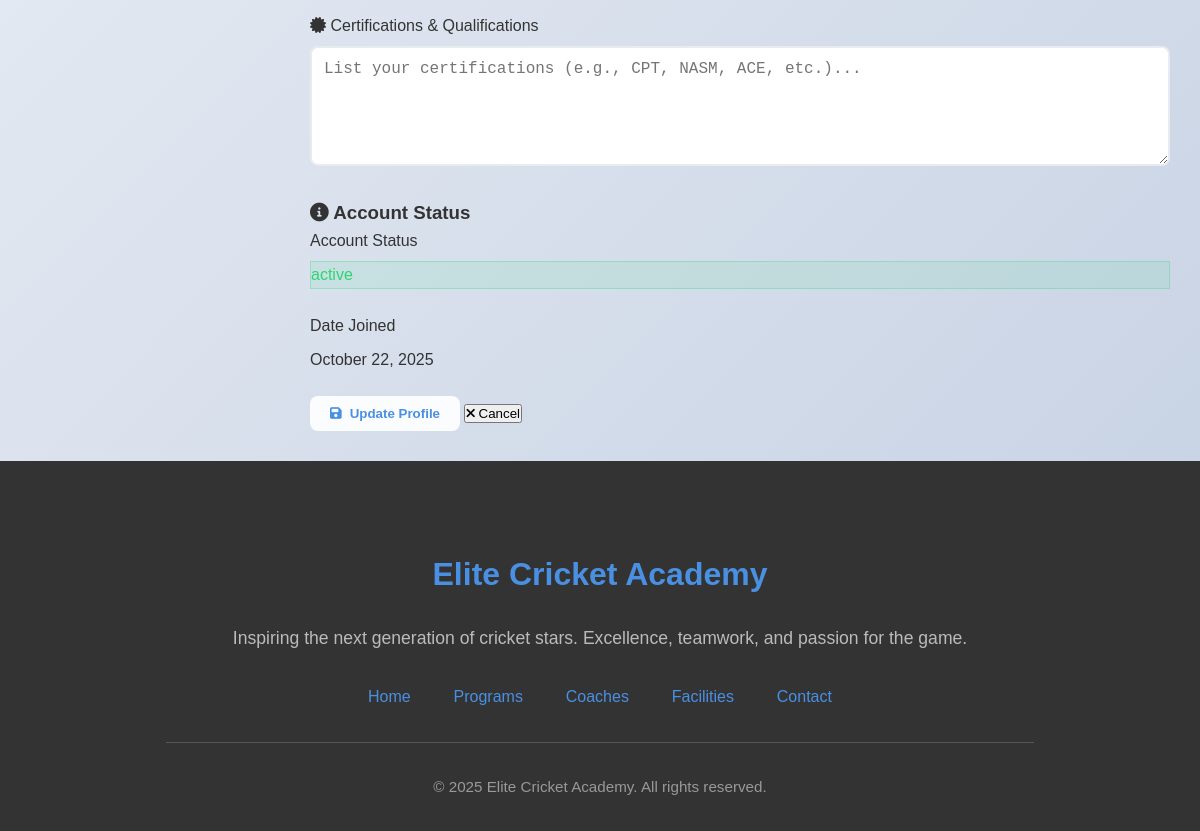
The app's page /trainer/profile (lower part), older data.
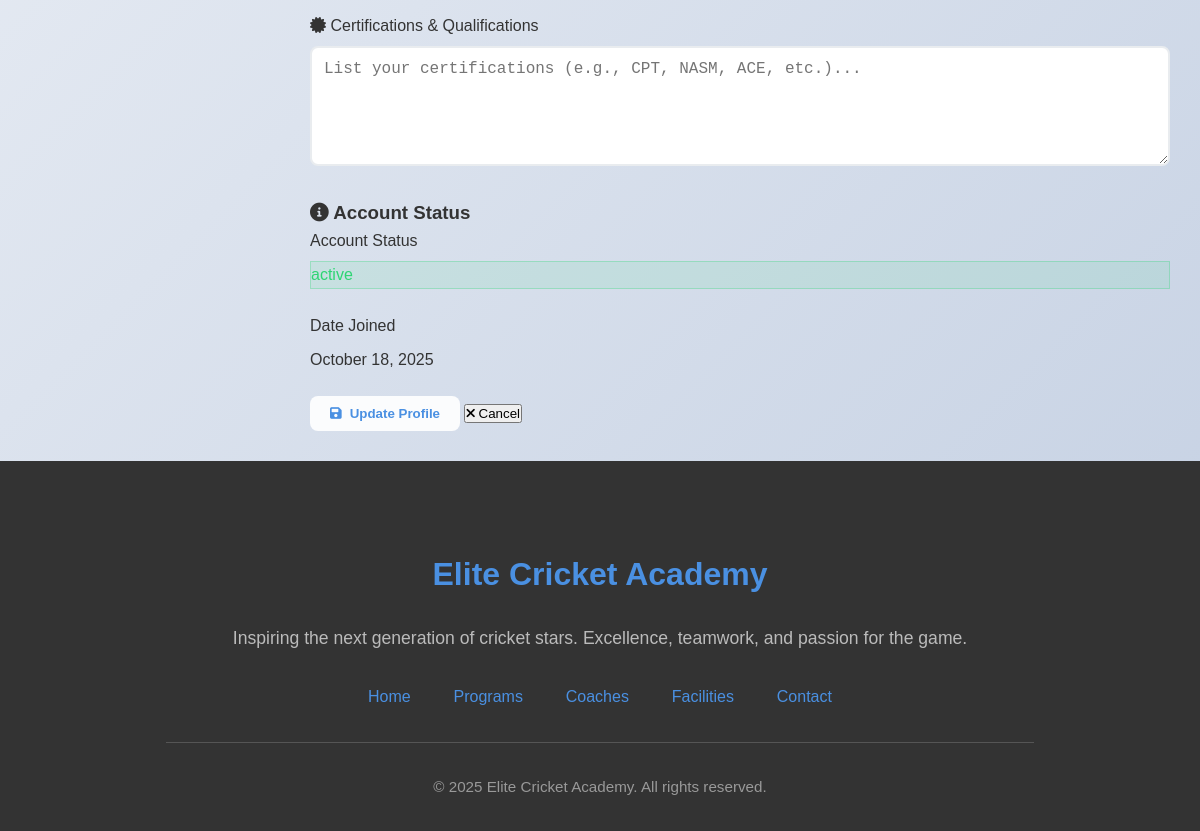
The same page, newer data.
### tables this page shows
CREATE TABLE `user` (
  `UserID` int(11) NOT NULL,
  `Name` varchar(255) NOT NULL,
  `DateOfBirth` date NOT NULL,
  `PhoneNumber` varchar(20) DEFAULT NULL,
  `Email` varchar(255) NOT NULL,
  `Address` text DEFAULT NULL,
  `School` varchar(255) DEFAULT NULL COMMENT 'School or educational institution',
  `Role` enum('Admin','ShopEmployee','Coach','Trainer','Player') NOT NULL,
  `Username` varchar(100) NOT NULL,
  `PasswordHash` varchar(255) NOT NULL,
  `DateJoined` datetime DEFAULT current_timestamp(),
  `Status` enum('active','inactive') DEFAULT 'active',
  `RequiresPasswordChange` tinyint(1) DEFAULT 0 COMMENT 'Force password change on first login',
  `PasswordChangeDeadline` datetime DEFAULT NULL COMMENT 'Deadline for mandatory password change',
  `LastLoginAt` datetime DEFAULT NULL COMMENT 'Track last successful login',
  `LoginAttempts` int(11) DEFAULT 0 COMMENT 'Failed login attempts counter',
  `AccountLockedUntil` datetime DEFAULT NULL COMMENT 'Account lock expiry time',
  `CreatedBy` int(11) DEFAULT NULL COMMENT 'Admin who created this user',
  `Notes` text DEFAULT NULL COMMENT 'Admin notes about the user',
  `ProfileImage` varchar(255) DEFAULT NULL COMMENT 'Relative path to user profile image (e.g., uploads/profile_images/profile_1_123456789.jpg)'
);

### app/controllers/Trainer.php (called while the page is built, shortened)
<?php
class Trainer extends Controller {
    public function profile() {
        $userModel = $this->model('M_Users');
        $userId = $_SESSION['user_id'] ?? 1;
        $userProfile = $userModel->getUserWithProfile($userId);
        $data = [
            'title' => 'My Profile',
            'user' => $userProfile
        ];
        $this->view('trainer/profile', $data);
    }
}

### app/libraries/Core.php (called while the page is built, shortened)
<?php
class Core {
    protected $currentMethod = 'index';
    public function __construct() {
        $url = $this->getURL();
        if($url && file_exists('../app/controllers/' . ucwords($url[0]) . '.php')) {
            unset($url[0]);
        }
        $this->currentController = new $this->currentController;
        if(isset($url[1])) {
            if(method_exists($this->currentController, $url[1])) {
                $this->currentMethod = $url[1];
                unset($url[1]);
            }
        }
        $this->param = $url ? array_values($url) : [];
        call_user_func_array([$this->currentController, $this->currentMethod], $this->param);
    }
    public function getURL() {
        if(isset($_GET['url'])) {
            $url = rtrim($_GET['url'], '/');
            $url = filter_var($url, FILTER_SANITIZE_URL);
            $url = explode('/', $url);
            return $url;
        }
    }
}
?>

### public/index.php (called while the page is built, shortened)
<?php
    $ini = new Core();
?>

### app/libraries/Database.php (called while the page is built, shortened)
<?php
    class Database {
        private $host = DB_HOST;
        private $user = DB_USER;
        private $password = DB_PASS;
        private $dbname = DB_NAME;
        private $dbh;
        private $statement;
        public function __construct() {
            $dsn = "mysql:host=". $this->host .";dbname=". $this->dbname;
            $options = array(
                PDO::ATTR_PERSISTENT => true,
                PDO::ATTR_ERRMODE => PDO::ERRMODE_EXCEPTION
            );
            try {
                $this->dbh = new PDO($dsn, $this->user, $this->password, $options);
                $this->dbh->setAttribute(PDO::ATTR_CASE, PDO::CASE_NATURAL);
                $this->dbh->setAttribute(PDO::ATTR_ERRMODE, PDO::ERRMODE_EXCEPTION);
                $this->dbh->setAttribute(PDO::ATTR_DEFAULT_FETCH_MODE, PDO::FETCH_OBJ);
            } catch (PDOException $e) {
                $this->error = $e->getMessage();
                echo "Connection failed: " . $this->error;
            }
        }
        public function query($sql) {
            $this->statement = $this->dbh->prepare($sql);
    }
    public function bind($param, $value, $type = null) {
            if (is_null($type)) {
                switch(true){
                    case is_int($value):
                        $type = PDO::PARAM_INT;
                        break;
                }
            }
            $this->statement->bindValue($param, $value, $type);
        }
        public function execute() {
            try {
                return $this->statement->execute();
            } catch (PDOException $e) {
                error_log("Database execution error: " . $e->getMessage());
                error_log("SQL Error Info: " . print_r($this->statement->errorInfo(), true));
                return false;
            }
        }
        public function single(){
            $this->execute();
            return $this->statement->fetch(PDO::FETCH_OBJ);
        }
    }
?>

### app/models/M_Users.php (called while the page is built, shortened)
<?php
class M_Users {
    private $db;
    public function __construct() {
        $this->db = new Database();
    }
    public function getUserWithProfile($userId) {
        $this->db->query('SELECT u.UserID, u.Name, u.DateOfBirth, u.PhoneNumber, u.Email,
                                u.Address, u.School, u.Role, u.Username, u.DateJoined, u.Status,
                                u.RequiresPasswordChange, u.PasswordChangeDeadline, u.LastLoginAt,
                                u.LoginAttempts, u.AccountLockedUntil, u.CreatedBy, u.Notes,
                                u.ProfileImage,
                                -- Player Profile fields
                                pp.BattingStyle, pp.BowlingStyle, pp.JerseyNumber,
                                pp.SubscriptionType, pp.EmergencyContactName, pp.EmergencyContactPhone,
                                pp.ParentGuardianName, pp.ParentGuardianPhone,
                                pp.PreviousExperience, pp.MedicalConditions, pp.HowHeardAboutUs,
                                -- Coach Profile fields
                                cp.Specialization as CoachSpecialization, cp.Experience as CoachExperience,
                                cp.Certifications as CoachCertifications, cp.IsHeadCoach,
                                -- Trainer Profile fields
                                tp.Experience as TrainerExperience, tp.Certifications as TrainerCertifications,
                                -- Shop Employee Profile fields
                                sep.Department as ShopDepartment, sep.HireDate as ShopHireDate
                         FROM User u
                         LEFT JOIN PlayerProfile pp ON u.UserID = pp.PlayerID
                         LEFT JOIN CoachProfile cp ON u.UserID = cp.CoachID
                         LEFT JOIN TrainerProfile tp ON u.UserID = tp.TrainerID
                         LEFT JOIN ShopEmployeeProfile sep ON u.UserID = sep.ShopEmployeeID
                         WHERE u.UserID = :user_id');
        $this->db->bind(':user_id', $userId);
        return $this->db->single();
    }
}
?>

### app/views/trainer/profile.php (the view, shortened to what the changed rows need)
<?php require_once APPROOT . '/views/inc/components/header.php'; ?>
<link rel="stylesheet" href="<?php echo URLROOT; ?>/css/trainer/profile.css?v=<?php echo time(); ?>">
    <div class="trainer-layout">
        <div class="main-content" id="mainContent">
            <div class="profile-form">
                <form action="<?php echo URLROOT; ?>/trainer/updateProfile" method="POST" id="profileForm">
                        <div class="form-section">
                            <div class="form-group full-width">
                                <label for="certifications"><i class="fas fa-certificate"></i> Certifications & Qualifications</label>
                                <textarea id="certifications" name="certifications" class="form-control" rows="3"
                                          placeholder="List your certifications (e.g., CPT, NASM, ACE, etc.)..."><?php echo htmlspecialchars($data['user']->TrainerCertifications ?? ''); ?></textarea>
                            </div>
                        </div>
                        <div class="form-section">
                            <h3 class="section-title">
                                <i class="fas fa-info-circle"></i> Account Status
                            </h3>
                            <div class="form-row">
                                <div class="form-group">
                                    <label>Account Status</label>
                                    <div class="status-badge <?php echo (isset($data['user']->Status) && $data['user']->Status == 'active') ? 'status-active' : 'status-inactive'; ?>">
                                        <?php echo htmlspecialchars($data['user']->Status ?? 'Active'); ?>
                                    </div>
                                </div>
                                <div class="form-group">
                                    <label>Date Joined</label>
                                    <div class="info-text">
                                        <?php echo isset($data['user']->DateJoined) ? date('F d, Y', strtotime($data['user']->DateJoined)) : 'N/A'; ?>
                                    </div>
                                </div>
                            </div>
                        </div>
                        <div class="form-actions">
                            <button type="submit" class="btn btn-primary">
                                <i class="fas fa-save"></i> Update Profile
                            </button>
                            <button type="button" class="btn btn-secondary" onclick="window.location.href='<?php echo URLROOT; ?>/trainer/dashboard'">
                                <i class="fas fa-times"></i> Cancel
                            </button>
                        </div>
                </form>
            </div>
        </div>
    </div>
<?php require_once APPROOT . '/views/inc/components/footer.php'; ?>

Row changes from the older to the newer data that the page shows:
changed user "active": DateJoined "October 22, 2025" → "October 18, 2025"
